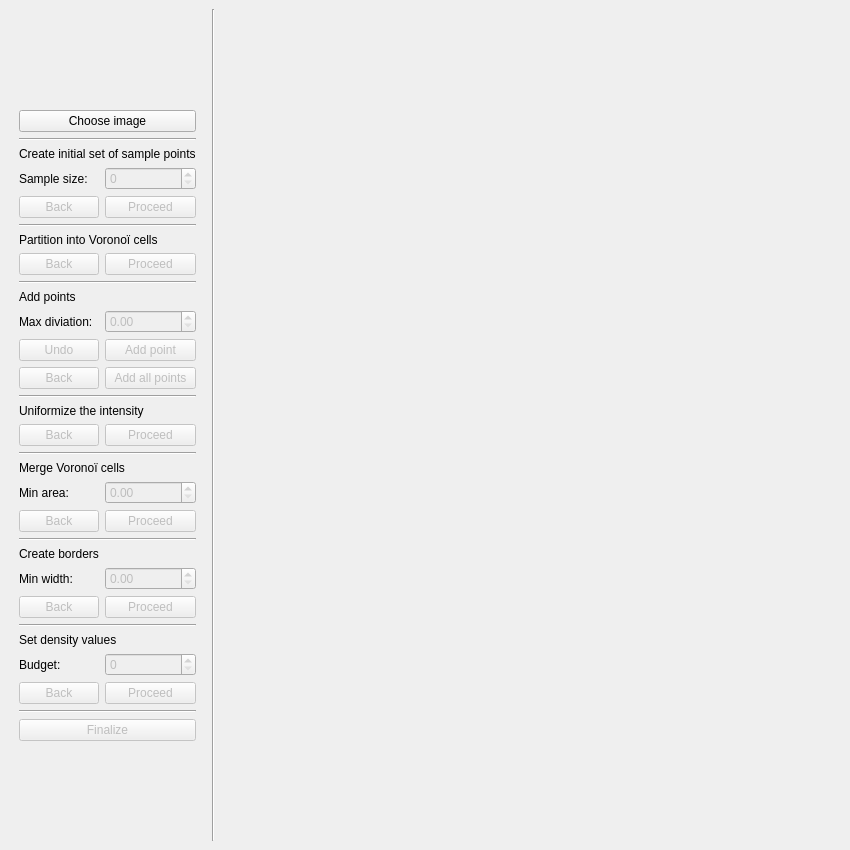
<?xml version="1.0" encoding="UTF-8"?>
<ui version="4.0">
 <class>MainWindow</class>
 <widget class="QMainWindow" name="MainWindow">
  <property name="geometry">
   <rect>
    <x>0</x>
    <y>0</y>
    <width>850</width>
    <height>850</height>
   </rect>
  </property>
  <property name="sizePolicy">
   <sizepolicy hsizetype="Expanding" vsizetype="Expanding">
    <horstretch>0</horstretch>
    <verstretch>0</verstretch>
   </sizepolicy>
  </property>
  <property name="windowTitle">
   <string>MainWindow</string>
  </property>
  <widget class="QWidget" name="centralwidget">
   <layout class="QHBoxLayout" name="horizontalLayout_2">
    <item>
     <layout class="QVBoxLayout" name="pipeline">
      <property name="sizeConstraint">
       <enum>QLayout::SetMinimumSize</enum>
      </property>
      <property name="leftMargin">
       <number>10</number>
      </property>
      <property name="topMargin">
       <number>10</number>
      </property>
      <property name="rightMargin">
       <number>10</number>
      </property>
      <property name="bottomMargin">
       <number>10</number>
      </property>
      <item>
       <spacer name="spacer1">
        <property name="orientation">
         <enum>Qt::Vertical</enum>
        </property>
        <property name="sizeHint" stdset="0">
         <size>
          <width>20</width>
          <height>40</height>
         </size>
        </property>
       </spacer>
      </item>
      <item>
       <widget class="QPushButton" name="buttonStart">
        <property name="text">
         <string>Choose image</string>
        </property>
       </widget>
      </item>
      <item>
       <widget class="Line" name="line1">
        <property name="orientation">
         <enum>Qt::Horizontal</enum>
        </property>
       </widget>
      </item>
      <item>
       <widget class="QLabel" name="label11">
        <property name="text">
         <string>Create initial set of sample points</string>
        </property>
       </widget>
      </item>
      <item>
       <layout class="QFormLayout" name="formStep1">
        <property name="leftMargin">
         <number>0</number>
        </property>
        <property name="topMargin">
         <number>0</number>
        </property>
        <property name="rightMargin">
         <number>0</number>
        </property>
        <property name="bottomMargin">
         <number>0</number>
        </property>
        <item row="1" column="0">
         <widget class="QPushButton" name="backButton1">
          <property name="enabled">
           <bool>false</bool>
          </property>
          <property name="text">
           <string>Back</string>
          </property>
         </widget>
        </item>
        <item row="1" column="1">
         <widget class="QPushButton" name="buttonSamplePoints">
          <property name="enabled">
           <bool>false</bool>
          </property>
          <property name="text">
           <string>Proceed</string>
          </property>
         </widget>
        </item>
        <item row="0" column="0">
         <widget class="QLabel" name="label1">
          <property name="text">
           <string>Sample size:</string>
          </property>
         </widget>
        </item>
        <item row="0" column="1">
         <widget class="QSpinBox" name="valueSampleSize">
          <property name="enabled">
           <bool>false</bool>
          </property>
         </widget>
        </item>
       </layout>
      </item>
      <item>
       <widget class="Line" name="line2">
        <property name="orientation">
         <enum>Qt::Horizontal</enum>
        </property>
       </widget>
      </item>
      <item>
       <widget class="QLabel" name="label12">
        <property name="text">
         <string>Partition into Voronoï cells</string>
        </property>
       </widget>
      </item>
      <item>
       <layout class="QFormLayout" name="formStep2">
        <property name="leftMargin">
         <number>0</number>
        </property>
        <property name="topMargin">
         <number>0</number>
        </property>
        <property name="rightMargin">
         <number>0</number>
        </property>
        <property name="bottomMargin">
         <number>0</number>
        </property>
        <item row="0" column="0">
         <widget class="QPushButton" name="backButton2">
          <property name="enabled">
           <bool>false</bool>
          </property>
          <property name="text">
           <string>Back</string>
          </property>
         </widget>
        </item>
        <item row="0" column="1">
         <widget class="QPushButton" name="buttonPartitionVoronoi">
          <property name="enabled">
           <bool>false</bool>
          </property>
          <property name="text">
           <string>Proceed</string>
          </property>
         </widget>
        </item>
       </layout>
      </item>
      <item>
       <widget class="Line" name="line3">
        <property name="orientation">
         <enum>Qt::Horizontal</enum>
        </property>
       </widget>
      </item>
      <item>
       <widget class="QLabel" name="label13">
        <property name="text">
         <string>Add points</string>
        </property>
       </widget>
      </item>
      <item>
       <layout class="QFormLayout" name="formStep3">
        <property name="topMargin">
         <number>0</number>
        </property>
        <item row="0" column="0">
         <widget class="QLabel" name="label3">
          <property name="text">
           <string>Max diviation:</string>
          </property>
         </widget>
        </item>
        <item row="0" column="1">
         <widget class="QDoubleSpinBox" name="valueMaxDiviation">
          <property name="enabled">
           <bool>false</bool>
          </property>
         </widget>
        </item>
        <item row="2" column="0">
         <widget class="QPushButton" name="backButton3">
          <property name="enabled">
           <bool>false</bool>
          </property>
          <property name="text">
           <string>Back</string>
          </property>
         </widget>
        </item>
        <item row="2" column="1">
         <widget class="QPushButton" name="buttonAddAll">
          <property name="enabled">
           <bool>false</bool>
          </property>
          <property name="text">
           <string>Add all points</string>
          </property>
         </widget>
        </item>
        <item row="1" column="1">
         <widget class="QPushButton" name="buttonAddPoint">
          <property name="enabled">
           <bool>false</bool>
          </property>
          <property name="text">
           <string>Add point</string>
          </property>
         </widget>
        </item>
        <item row="1" column="0">
         <widget class="QPushButton" name="buttonUndoPoint">
          <property name="enabled">
           <bool>false</bool>
          </property>
          <property name="text">
           <string>Undo</string>
          </property>
         </widget>
        </item>
       </layout>
      </item>
      <item>
       <widget class="Line" name="line4">
        <property name="orientation">
         <enum>Qt::Horizontal</enum>
        </property>
       </widget>
      </item>
      <item>
       <widget class="QLabel" name="label14">
        <property name="text">
         <string>Uniformize the intensity</string>
        </property>
       </widget>
      </item>
      <item>
       <layout class="QFormLayout" name="formStep4">
        <property name="leftMargin">
         <number>0</number>
        </property>
        <property name="topMargin">
         <number>0</number>
        </property>
        <property name="rightMargin">
         <number>0</number>
        </property>
        <property name="bottomMargin">
         <number>0</number>
        </property>
        <item row="0" column="0">
         <widget class="QPushButton" name="backButton4">
          <property name="enabled">
           <bool>false</bool>
          </property>
          <property name="text">
           <string>Back</string>
          </property>
         </widget>
        </item>
        <item row="0" column="1">
         <widget class="QPushButton" name="buttonUniformizeIntensity">
          <property name="enabled">
           <bool>false</bool>
          </property>
          <property name="text">
           <string>Proceed</string>
          </property>
         </widget>
        </item>
       </layout>
      </item>
      <item>
       <widget class="Line" name="line5">
        <property name="orientation">
         <enum>Qt::Horizontal</enum>
        </property>
       </widget>
      </item>
      <item>
       <widget class="QLabel" name="label15">
        <property name="text">
         <string>Merge Voronoï cells</string>
        </property>
       </widget>
      </item>
      <item>
       <layout class="QFormLayout" name="formStep5">
        <item row="0" column="0">
         <widget class="QLabel" name="label5">
          <property name="text">
           <string>Min area:</string>
          </property>
         </widget>
        </item>
        <item row="1" column="0">
         <widget class="QPushButton" name="backButton5">
          <property name="enabled">
           <bool>false</bool>
          </property>
          <property name="text">
           <string>Back</string>
          </property>
         </widget>
        </item>
        <item row="1" column="1">
         <widget class="QPushButton" name="buttonMergeCells">
          <property name="enabled">
           <bool>false</bool>
          </property>
          <property name="text">
           <string>Proceed</string>
          </property>
         </widget>
        </item>
        <item row="0" column="1">
         <widget class="QDoubleSpinBox" name="valueMinArea">
          <property name="enabled">
           <bool>false</bool>
          </property>
         </widget>
        </item>
       </layout>
      </item>
      <item>
       <widget class="Line" name="line6">
        <property name="orientation">
         <enum>Qt::Horizontal</enum>
        </property>
       </widget>
      </item>
      <item>
       <widget class="QLabel" name="label16">
        <property name="text">
         <string>Create borders</string>
        </property>
       </widget>
      </item>
      <item>
       <layout class="QFormLayout" name="formStep6">
        <item row="0" column="0">
         <widget class="QLabel" name="label6">
          <property name="text">
           <string>Min width:</string>
          </property>
         </widget>
        </item>
        <item row="0" column="1">
         <widget class="QDoubleSpinBox" name="valueMinWidth">
          <property name="enabled">
           <bool>false</bool>
          </property>
         </widget>
        </item>
        <item row="1" column="0">
         <widget class="QPushButton" name="backButton6">
          <property name="enabled">
           <bool>false</bool>
          </property>
          <property name="text">
           <string>Back</string>
          </property>
         </widget>
        </item>
        <item row="1" column="1">
         <widget class="QPushButton" name="buttonCreateBorders">
          <property name="enabled">
           <bool>false</bool>
          </property>
          <property name="text">
           <string>Proceed</string>
          </property>
         </widget>
        </item>
       </layout>
      </item>
      <item>
       <widget class="Line" name="line7">
        <property name="orientation">
         <enum>Qt::Horizontal</enum>
        </property>
       </widget>
      </item>
      <item>
       <widget class="QLabel" name="label17">
        <property name="text">
         <string>Set density values</string>
        </property>
       </widget>
      </item>
      <item>
       <layout class="QFormLayout" name="formStep7">
        <item row="0" column="0">
         <widget class="QLabel" name="label7">
          <property name="text">
           <string>Budget:</string>
          </property>
         </widget>
        </item>
        <item row="0" column="1">
         <widget class="QSpinBox" name="valueBudget">
          <property name="enabled">
           <bool>false</bool>
          </property>
         </widget>
        </item>
        <item row="1" column="0">
         <widget class="QPushButton" name="backButton7">
          <property name="enabled">
           <bool>false</bool>
          </property>
          <property name="text">
           <string>Back</string>
          </property>
         </widget>
        </item>
        <item row="1" column="1">
         <widget class="QPushButton" name="buttonSetDensities">
          <property name="enabled">
           <bool>false</bool>
          </property>
          <property name="text">
           <string>Proceed</string>
          </property>
         </widget>
        </item>
       </layout>
      </item>
      <item>
       <widget class="Line" name="line8">
        <property name="orientation">
         <enum>Qt::Horizontal</enum>
        </property>
       </widget>
      </item>
      <item>
       <widget class="QPushButton" name="buttonStop">
        <property name="enabled">
         <bool>false</bool>
        </property>
        <property name="text">
         <string>Finalize</string>
        </property>
       </widget>
      </item>
      <item>
       <spacer name="spacer2">
        <property name="orientation">
         <enum>Qt::Vertical</enum>
        </property>
        <property name="sizeHint" stdset="0">
         <size>
          <width>20</width>
          <height>40</height>
         </size>
        </property>
       </spacer>
      </item>
     </layout>
    </item>
    <item>
     <widget class="Line" name="line">
      <property name="orientation">
       <enum>Qt::Vertical</enum>
      </property>
     </widget>
    </item>
    <item>
     <widget class="QLabel" name="image">
      <property name="sizePolicy">
       <sizepolicy hsizetype="MinimumExpanding" vsizetype="MinimumExpanding">
        <horstretch>0</horstretch>
        <verstretch>0</verstretch>
       </sizepolicy>
      </property>
      <property name="text">
       <string/>
      </property>
     </widget>
    </item>
   </layout>
  </widget>
 </widget>
 <resources/>
 <connections/>
</ui>
